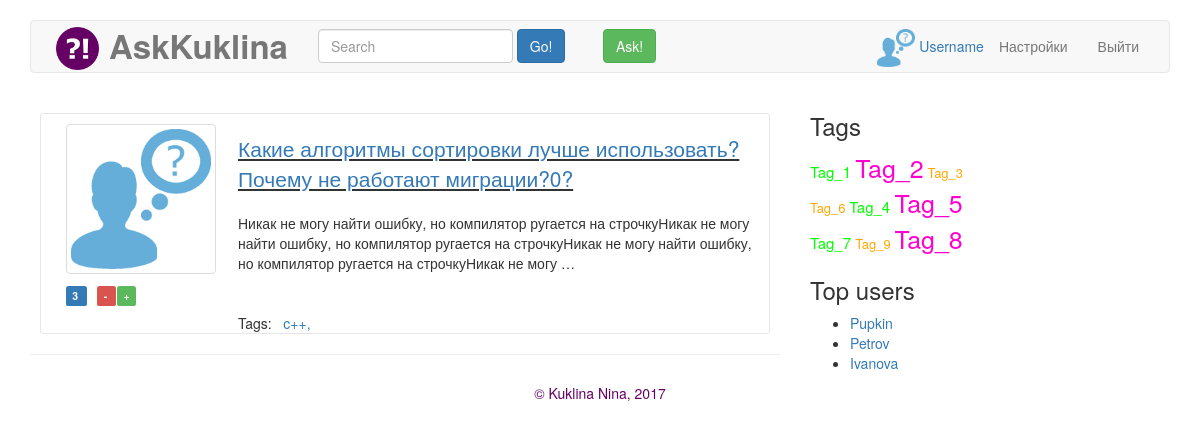
Before: /question/4/ with the older database file.
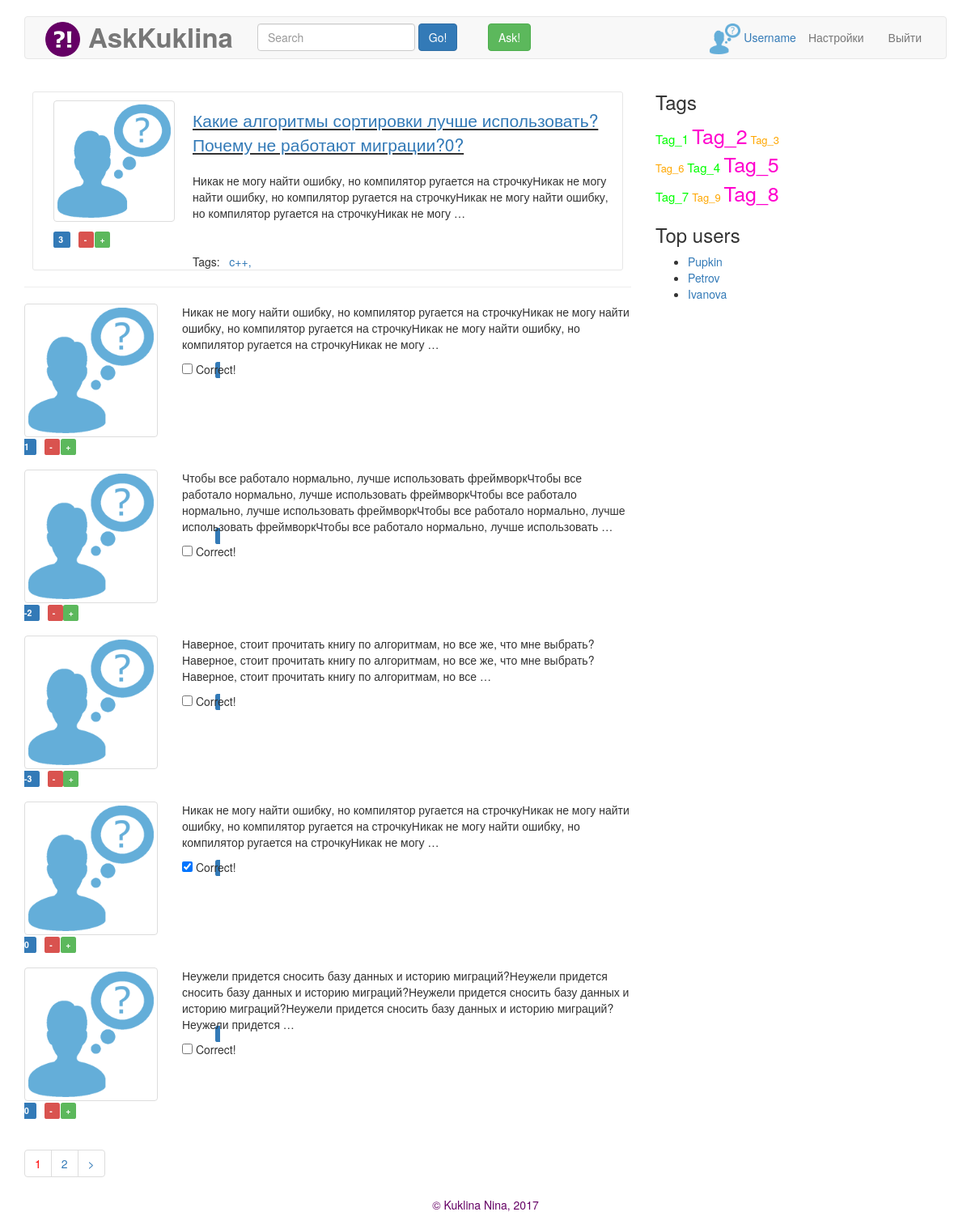
After: the same page with the newer database file.
### askans/models.py (models this page shows, shortened)
class Tag(models.Model):
    name = models.CharField(max_length=20, unique=True)

class Answer(models.Model):
    question = models.ForeignKey(Question, on_delete = models.CASCADE) #удаляется с удалением родительского
    text = models.TextField()
    author = models.ForeignKey(Person)
    published_date = models.DateTimeField(auto_now_add = True)
    correct = models.BooleanField(default=False)
    rating = models.IntegerField(default=0)

### askans/views.py (the view)
# urls.py: url(r'^question/(?P<id>[0-9]+)/$', views.question, name='question'), #http://127.0.0.1:8000/question/12345('+'=>...)/, а представление передается в качестве переменной q_id
def question(request, id):
    q = get_object_or_404(Question, id=id) #QuerySet q, который пердаетм в шаблон
    answers = Answer.objects.filter(question__id=id)
    posts, page_range = paginate(answers, request)
    return render(request, 'askans/question.html', {'q': q, 'page': posts, 'page_range': page_range})

### askans/views.py (called while the page is built)
def paginate(objects_list, request):
    one_page = request.GET.get('page', 1)
    paginator = Paginator(objects_list, 5)  # по 2 на страницу
    try:
        res_page = paginator.page(one_page)
    except PageNotAnInteger: # If page is not an integer, deliver first page.
        raise Http404("Incorect page number")
    except EmptyPage: # If page is out of range (e.g. 9999), deliver last page of results.
        res_page = paginator.page(paginator.num_pages)
    index = res_page.number - 1
    max_index = len(paginator.page_range)
    start_index = index - 3 if index >= 3 else 0
    end_index = index + 3 if index <= max_index - 3 else max_index
    page_range = paginator.page_range[start_index:end_index]
    return res_page, page_range

### askans/templates/askans/question.html (shortened to what this page needs)
{% extends "askans/base.html" %}
{% load staticfiles %}
{% block main %}
<div class="row question">
                      <div class="col-md-3">
                        <img src="{% static 'pic/guest.png' %}" class="img-thumbnail avatar-q">
                        <span class="label label-primary" style="margin-left: 10px; margin-bottom: 10px;"> {{ q.rating }} </span>
                        <span class="label label-danger" style="margin-left: 10px;"> - </span>
                 &nbsp; <span class="label label-success" style="margin-left: -7px;"> +</span>
                        <br><br>
                      </div>
                      <div class="col-md-9">
                        <br>
                        <p class="lead" style="text-decoration: underline;"><a href="#">{{ q.title }}</a></p>
                        <p class="preview-q">{{ q.text|truncatewords:"30" }}</p>
                        Tags: &nbsp;
                      {% if q.tags.count > 0 %}
                          {% for tag in q.tags.all %}
                              <span><a href="#"> {{ tag.name }},</a></span>
                          {% endfor %}
                      {% endif%}
                      </div>
                  </div>
              <hr style="color: #a670c7; size: 2px;">
{% for a in page %}
              <div class="row answer">
                      <div class="col-md-3">
                        <img src="{% static 'pic/guest.png' %}" class="img-thumbnail avatar-a">
                        <span class="label label-primary" style="margin-left: 71px; margin-bottom: 10px;"> {{ a.rating }} </span>
                        <span class="label label-danger" style="margin-left: 10px;"> - </span>
                 &nbsp; <span class="label label-success" style="margin-left: -7px;"> +</span>
                        <br><br>
                      </div>
                      <div class="col-md-9">
                       <p class="preview-a">{{ a.text|truncatewords:"30" }}</p>
                        <input type="checkbox"
                                {% if a.correct %}
                                    {{ "checked" }}
                                {% endif %}> Correct!
                      </div>
                  </div>
{% endfor %}
{% if  q.answer_set.count > 5 %}
    {% include "askans/paginator.html" %}
{% endif %}
{% endblock %}

Changed rows visible on the page:
now on this page (row edited): Answer: rating "1", text "Никак не могу найти ошибку, но компилятор ругается на строчкуНикак не могу найти ошибку, но компилятор ругается на строчкуНикак не могу найти ошибку, но компилятор ругается на строчкуНикак не могу …"
now on this page (row edited): Answer: rating "-2", text "Чтобы все работало нормально, лучше использовать фреймворкЧтобы все работало нормально, лучше использовать фреймворкЧтобы все работало нормально, лучше использовать фреймворкЧтобы все работало нормально, лучше использовать фреймворкЧтобы все работало нормально, лучше использовать …"
now on this page (row edited): Answer: rating "-3", text "Наверное, стоит прочитать книгу по алгоритмам, но все же, что мне выбрать?Наверное, стоит прочитать книгу по алгоритмам, но все же, что мне выбрать?Наверное, стоит прочитать книгу по алгоритмам, но все …"
now on this page (row edited): Answer: rating "0", text "Никак не могу найти ошибку, но компилятор ругается на строчкуНикак не могу найти ошибку, но компилятор ругается на строчкуНикак не могу найти ошибку, но компилятор ругается на строчкуНикак не могу …", correct "☑"
now on this page (row edited): Answer: rating "0", text "Неужели придется сносить базу данных и историю миграций?Неужели придется сносить базу данных и историю миграций?Неужели придется сносить базу данных и историю миграций?Неужели придется сносить базу данных и историю миграций?Неужели придется …"
Other visible differences:
new list line: "1"
new list line: "2"
